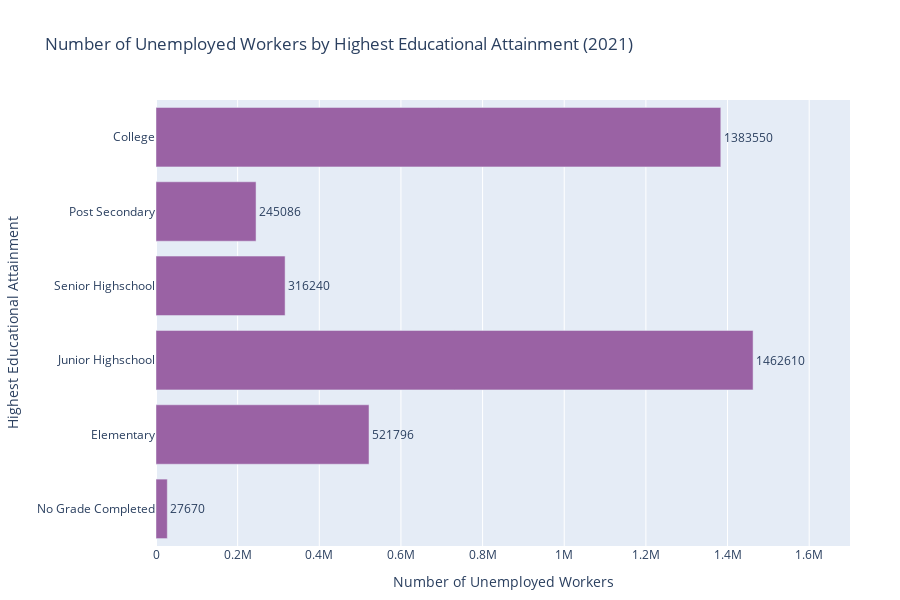

Notebook source saved alongside this figure:
### Code cell
viz8 = go.Figure()

education_levels = ['No Grade Completed','Elementary', 'Junior Highschool', 'Senior Highschool', 'Post Secondary', 'College']
colors = ['#9a62a4','#9a62a4','#9a62a4','#9a62a4','#9a62a4','#9a62a4']

for i, edu_level in enumerate(education_levels):
  viz8.add_trace(go.Bar(
      y=[edu_level],
      x=[df_a[edu_level].iloc[0]],
      marker_color=colors[i],
      text=[str(int(df_a[edu_level].iloc[0]))],
      textposition='outside',
      hovertemplate='No. of Unemployed: %{x:.2f}<extra></extra>',
      orientation='h'
  ))

viz8.update_layout(
  title='Number of Unemployed Workers by Highest Educational Attainment (2021)',
  xaxis_title='Number of Unemployed Workers',
  yaxis_title='Highest Educational Attainment',
  width=900,
  height=600,
  margin=dict(l=150, r=50, t=100, b=50),
  showlegend=False,
  hoverlabel=dict(namelength=0),
  xaxis=dict(range=[0, 1.7e6])

)
viz8.show()

### Figure 1 — Plotly figure (JSON) as saved in the notebook; plotly's stock layout.template omitted (floating-point values rounded to 4 significant figures)
{"data": [{"hovertemplate": "No. of Unemployed: %{x:.2f}<extra></extra>", "marker": {"color": "#9a62a4"}, "orientation": "h", "text": ["27670"], "textposition": "outside", "x": [27670.0], "y": ["No Grade Completed"], "type": "bar"}, {"hovertemplate": "No. of Unemployed: %{x:.2f}<extra></extra>", "marker": {"color": "#9a62a4"}, "orientation": "h", "text": ["521796"], "textposition": "outside", "x": [521800.0], "y": ["Elementary"], "type": "bar"}, {"hovertemplate": "No. of Unemployed: %{x:.2f}<extra></extra>", "marker": {"color": "#9a62a4"}, "orientation": "h", "text": ["1462610"], "textposition": "outside", "x": [1463000.0], "y": ["Junior Highschool"], "type": "bar"}, {"hovertemplate": "No. of Unemployed: %{x:.2f}<extra></extra>", "marker": {"color": "#9a62a4"}, "orientation": "h", "text": ["316240"], "textposition": "outside", "x": [316200.0], "y": ["Senior Highschool"], "type": "bar"}, {"hovertemplate": "No. of Unemployed: %{x:.2f}<extra></extra>", "marker": {"color": "#9a62a4"}, "orientation": "h", "text": ["245086"], "textposition": "outside", "x": [245100.0], "y": ["Post Secondary"], "type": "bar"}, {"hovertemplate": "No. of Unemployed: %{x:.2f}<extra></extra>", "marker": {"color": "#9a62a4"}, "orientation": "h", "text": ["1383550"], "textposition": "outside", "x": [1384000.0], "y": ["College"], "type": "bar"}], "layout": {"margin": {"l": 150, "r": 50, "t": 100, "b": 50}, "hoverlabel": {"namelength": 0}, "xaxis": {"title": {"text": "Number of Unemployed Workers"}, "range": [0, 1700000.0]}, "title": {"text": "Number of Unemployed Workers by Highest Educational Attainment (2021)"}, "yaxis": {"title": {"text": "Highest Educational Attainment"}}, "width": 900, "height": 600, "showlegend": false}}
